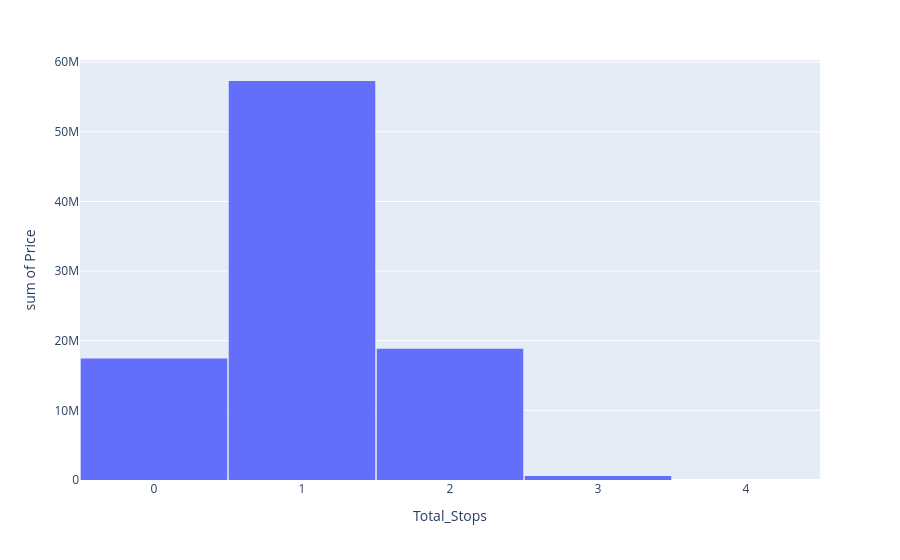

The code cell stored with this chart in its notebook:
### Code cell
fig=px.histogram(filtered_df,x='Total_Stops',y='Price')
fig.update_layout(bargap=0.01)

### Figure 1 — Plotly figure (JSON) as saved in the notebook; plotly's stock layout.template omitted (floating-point values rounded to 4 significant figures; data arrays with more than 128 entries replaced by an {"elided": "..."} marker saying what was removed)
{"data": [{"alignmentgroup": "True", "bingroup": "x", "histfunc": "sum", "hovertemplate": "Total_Stops=%{x}<br>sum of Price=%{y}<extra></extra>", "legendgroup": "", "marker": {"color": "#636efa", "pattern": {"shape": ""}}, "name": "", "offsetgroup": "", "orientation": "v", "showlegend": false, "type": "histogram", "x": {"elided": "10588 int values"}, "xaxis": "x", "y": {"elided": "10588 int values"}, "yaxis": "y"}], "layout": {"bargap": 0.01, "barmode": "relative", "legend": {"tracegroupgap": 0}, "margin": {"t": 60}, "xaxis": {"anchor": "y", "domain": [0, 1], "title": {"text": "Total_Stops"}}, "yaxis": {"anchor": "x", "domain": [0, 1], "title": {"text": "sum of Price"}}}}
